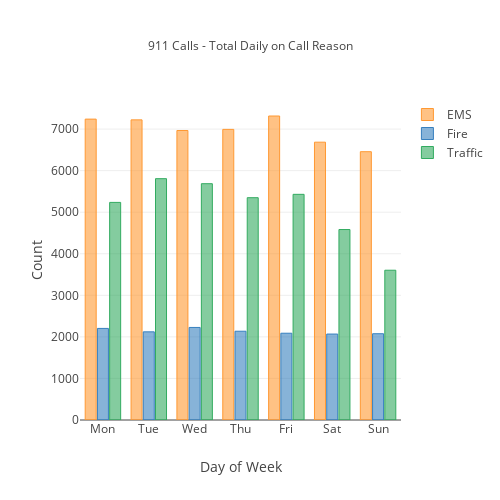

The code cell stored with this chart in its notebook:
### Code cell
Days='Mon Tue Wed Thu Fri Sat Sun'.split()
layout={'title':'911 Calls - Total Daily on Call Reason',
        'bargroupgap':0.1,'width':500,'height':500,
        'titlefont':{'size':12},
        'xaxis':{'title':'Day of Week'},
        'yaxis':{'title':'Count'}}
df1.groupby(['Day of Week','Reason']).count()['Issue'].unstack().reindex(Days).iplot(kind='bar',layout=layout)

### Figure 1 — Plotly figure (JSON) as saved in the notebook; plotly's stock layout.template omitted (floating-point values rounded to 4 significant figures)
{"data": [{"marker": {"color": "rgba(255, 153, 51, 0.6)", "line": {"color": "rgba(255, 153, 51, 1.0)", "width": 1}}, "name": "EMS", "orientation": "v", "text": "", "type": "bar", "uid": "1d344d09-412b-4718-9388-0151f5c3679d", "x": ["Mon", "Tue", "Wed", "Thu", "Fri", "Sat", "Sun"], "y": [7240, 7222, 6966, 6993, 7315, 6685, 6456]}, {"marker": {"color": "rgba(55, 128, 191, 0.6)", "line": {"color": "rgba(55, 128, 191, 1.0)", "width": 1}}, "name": "Fire", "orientation": "v", "text": "", "type": "bar", "uid": "ed3f8a7a-c81c-46ed-a35d-29e5699d29c7", "x": ["Mon", "Tue", "Wed", "Thu", "Fri", "Sat", "Sun"], "y": [2204, 2121, 2227, 2136, 2088, 2068, 2076]}, {"marker": {"color": "rgba(50, 171, 96, 0.6)", "line": {"color": "rgba(50, 171, 96, 1.0)", "width": 1}}, "name": "Traffic", "orientation": "v", "text": "", "type": "bar", "uid": "872d7019-4396-4fa9-a66c-6932d9b85f31", "x": ["Mon", "Tue", "Wed", "Thu", "Fri", "Sat", "Sun"], "y": [5236, 5807, 5686, 5349, 5430, 4583, 3604]}], "layout": {"bargroupgap": 0.1, "height": 500, "title": {"font": {"size": 12}, "text": "911 Calls - Total Daily on Call Reason"}, "width": 500, "xaxis": {"title": {"text": "Day of Week"}}, "yaxis": {"title": {"text": "Count"}}}}
